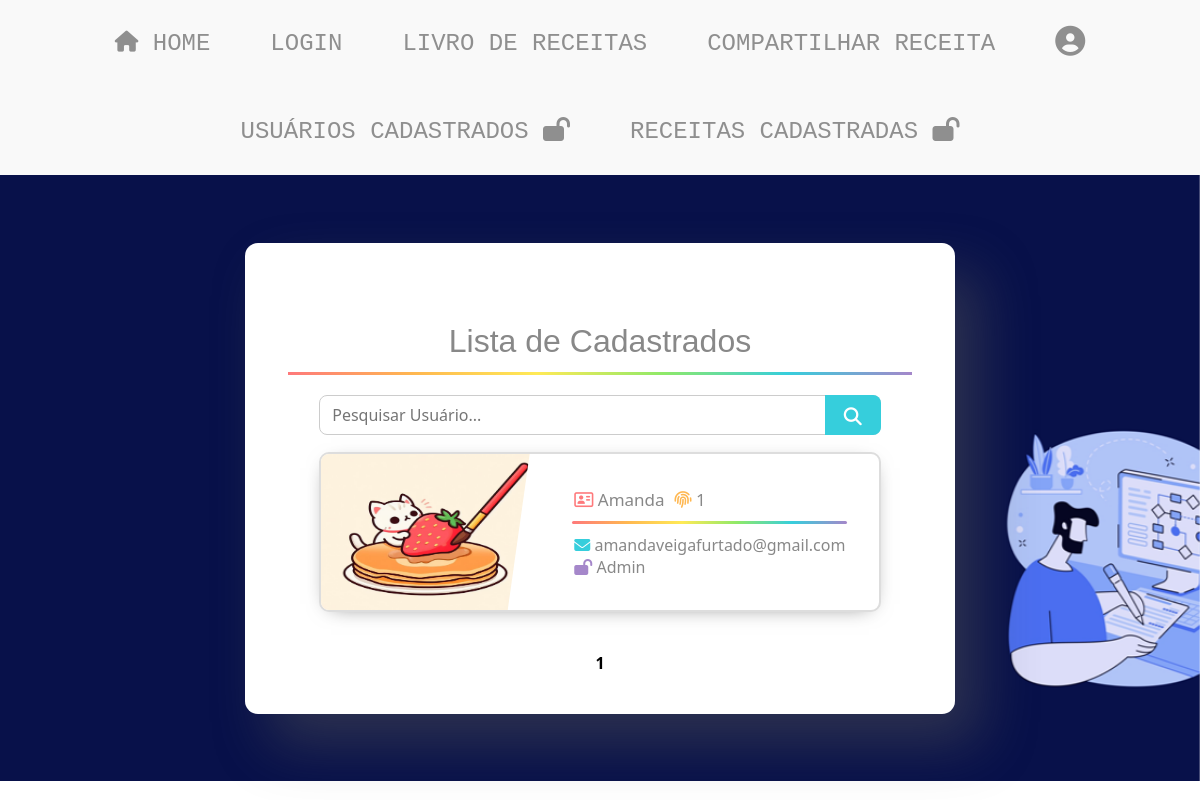
Page /usuario/listagem_cadastros.php on the earlier database version.
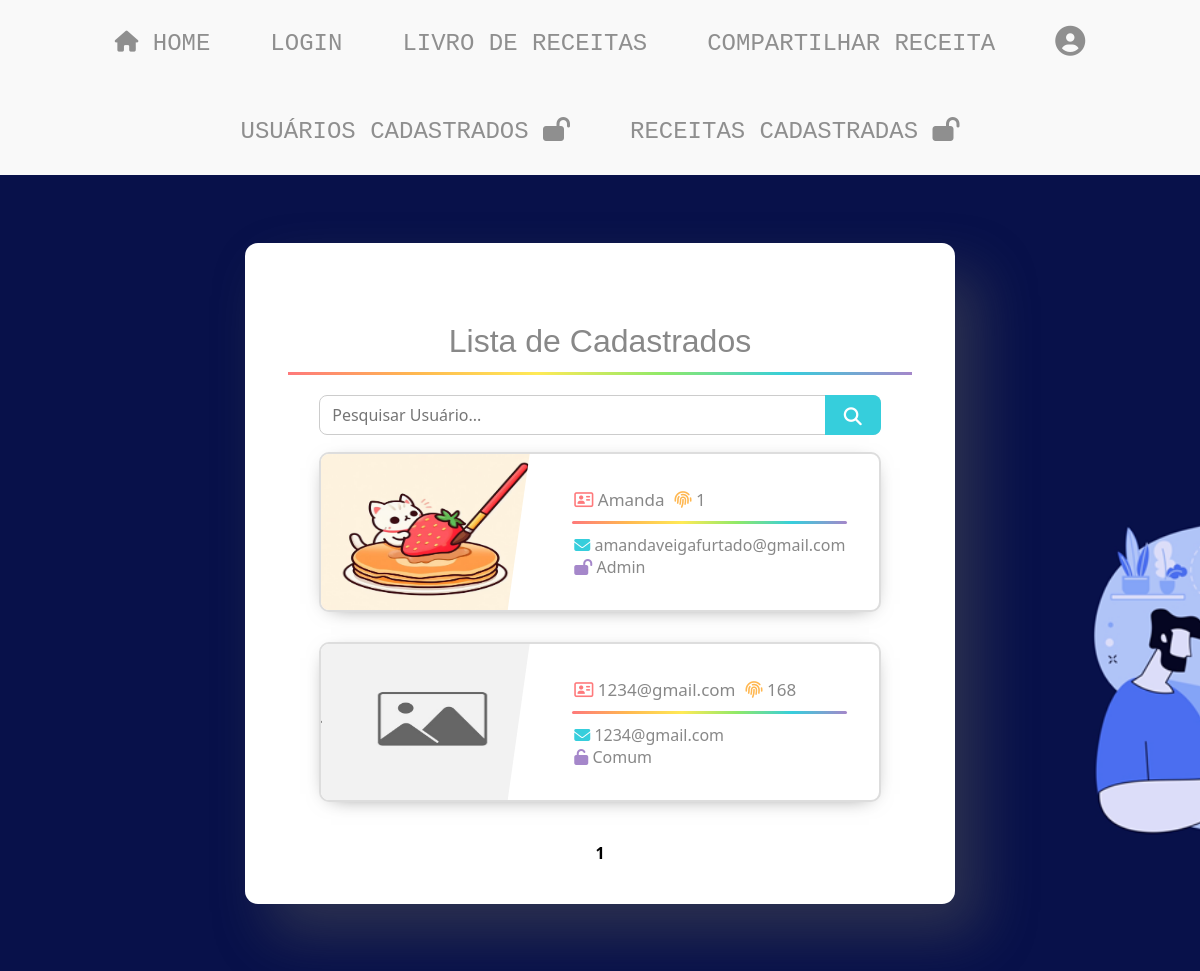
Same page on the later database version.
### tables this page shows
CREATE TABLE IF NOT EXISTS `usuario` (
  `id_usuario` int NOT NULL AUTO_INCREMENT,
  `nome_usuario` varchar(220) NOT NULL,
  `email_usuario` varchar(220) NOT NULL,
  `senha_usuario` varchar(220) NOT NULL,
  `imagem_usuario` varchar(220) NOT NULL DEFAULT '../css/img/usuario/no_image.png',
  `statusAdministrador_usuario` char(1) NOT NULL DEFAULT 'c',
  PRIMARY KEY (`id_usuario`),
  UNIQUE KEY `unique_nome_usuario` (`nome_usuario`),
  UNIQUE KEY `unique_email_usuario` (`email_usuario`)
);

### conexao.php (called while the page is built, shortened)
<?php
    include 'css/css.php';

### usuario/listagem_cadastros.php (the view, shortened to what this page needs)
<?php
    include_once '../conexao.php';
    include '../css/css.php';
    include_once '../menu.php';
    include_once '../menu_admin.php';
?>
<!DOCTYPE html>
<html lang="pt-br">
<head>
</head>
<body>
    <div class="container_background_image_grow">
        <div class="container_whitecard_grow">
            <div class="container_form">
                <div class="form-title-big">
                    <button>Lista de Cadastrados</button>
                    <div class="toggle-line-big"></div>
                </div>
                <div style="position: relative; width: 90%; align-items: center;">
                    <form method="GET" action="">
                        <input type="text" name="search" id="search" placeholder="Pesquisar Usuário..." style="width: 100%; padding-right: 40px; height: 40px; border-radius: 8px; border: 1px solid #ccc; box-sizing: border-box;" value="<?php echo isset($_GET['search']) ? htmlspecialchars($_GET['search']) : ''; ?>">
                        <button type="submit" class="button-search" style="position: absolute; right: 0; top: 0; height: 40px; width: 10%; border-radius: 0 8px 8px 0; border: none;">
                            <i class="fa fa-search"></i>
                        </button>
                    </form>
                </div>
                <?php
                $pagina_atual = filter_input(INPUT_GET, "page", FILTER_SANITIZE_NUMBER_INT);
                $pagina = !empty($pagina_atual) ? $pagina_atual : 1;
                $limite_resultado = 7;
                $inicio = ($limite_resultado * $pagina) - $limite_resultado;
                $search = filter_input(INPUT_GET, 'search', FILTER_SANITIZE_FULL_SPECIAL_CHARS);
                $search_param = '%' . $search . '%';
                try {
                    $query_usuario = "SELECT id_usuario, nome_usuario, email_usuario, imagem_usuario, statusAdministrador_usuario
                                      FROM usuario
                                      WHERE nome_usuario LIKE :search OR email_usuario LIKE :search
                                      LIMIT :inicio, :limite";
                    $result_usuario = $conn->prepare($query_usuario);
                    $result_usuario->bindParam(':search', $search_param, PDO::PARAM_STR);
                    $result_usuario->bindValue(':inicio', (int) $inicio, PDO::PARAM_INT);
                    $result_usuario->bindValue(':limite', (int) $limite_resultado, PDO::PARAM_INT);
                    $result_usuario->execute();
                    $usuarios = $result_usuario->fetchAll(PDO::FETCH_ASSOC);
                    if (!empty($usuarios)) {
                        foreach ($usuarios as $usuario) {
                            $id_usuario = htmlspecialchars($usuario['id_usuario']);
                            $nome_usuario = htmlspecialchars($usuario['nome_usuario']) ?? 'Nome do Usuário Indisponível';
                            $email_usuario = htmlspecialchars($usuario['email_usuario']);
                            $imagem_usuario = htmlspecialchars($usuario['imagem_usuario']) ?? 'caminho/default_image.jpg';
                            $statusAdministrador_usuario = htmlspecialchars($usuario['statusAdministrador_usuario']);
                            ?>
<div class="projcard-small">
    <a href="registro_usuario.php?id_usuario=<?php echo htmlspecialchars($id_usuario); ?>" style="text-decoration: none; display: block;">
        <div class="projcard-innerbox">
            <img class="projcard-img" src="<?php echo htmlspecialchars($imagem_usuario); ?>" alt="Imagem do Usuário">
            <div class="projcard-textbox">
                <div class="projcard-subtitle">
                    <?php echo '<br><i class="fa-regular fa-address-card" style="color: #fe797b;"></i> ' . htmlspecialchars($nome_usuario) . '<span style="margin-left: 10px;"></span><i class="fa-solid fa-fingerprint" style="color: #ffb750;"></i> ' . htmlspecialchars($id_usuario); ?>
                    <div class="projcard-bar"></div>
                </div>
                <div class="projcard-description">
                    <?php
                        echo '<i class="fa-solid fa-envelope" style="color: #36cedc;"></i> ' . htmlspecialchars($email_usuario) . '<br>';
                        if ($statusAdministrador_usuario == 'a') {
                            echo '<i class="fa-solid fa-lock-open" style="color: #a587ca;"></i> Admin';
                        } elseif ($statusAdministrador_usuario == 'b') {
                            echo '<i class="fa-solid fa-lock" style="color:#8f8f8f;"></i> Banido';
                        } elseif ($statusAdministrador_usuario == 'c') {
                            echo '<i class="fa-solid fa-unlock" style="color: #a587ca;"></i> Comum';
                        } else {
                            echo 'Status Desconhecido';
                        }
                    ?>
                </div>
            </div>
        </div>
    </a>
</div>
                            <?php
                        }
                        $query_total = "SELECT COUNT(*) as total FROM usuario WHERE nome_usuario LIKE :search OR email_usuario LIKE :search";
                        $result_total = $conn->prepare($query_total);
                        $result_total->bindParam(':search', $search_param, PDO::PARAM_STR);
                        $result_total->execute();
                        $total_registros = $result_total->fetch(PDO::FETCH_ASSOC)['total'];
                        $total_paginas = ceil($total_registros / $limite_resultado);
                        echo '<div class="pagination">';
                        for ($i = 1; $i <= $total_paginas; $i++) {
                            if ($i == $pagina) {
                                echo '<strong>' . $i . '</strong>';
                            } else {
                                echo '<a href="?page=' . $i . '&search=' . urlencode($search) . '">' . $i . '</a>';
                            }
                        }
                        echo '</div>';
                    } else {
                        $_SESSION['mensagem'] = "Nenhum usuário encontrado";
                    }
                } catch (PDOException $e) {
                    error_log($e->getMessage());
                    echo '<p>Ocorreu um erro ao buscar os usuários. Por favor, tente novamente mais tarde.</p>';
                } catch (Exception $e) {
                    error_log($e->getMessage());
                    echo '<p>Ocorreu um erro inesperado. Por favor, tente novamente mais tarde.</p>';
                }
                ?>
            </div>
        </div>
    </div>
</body>
</html>

### css/css.php (shortened to what this page needs)
<!DOCTYPE html>
<html lang="pt-br">
    <head>
            <link href="https://cdn.jsdelivr.net/npm/select2@4.1.0-rc.0/dist/css/select2.min.css" rel="stylesheet" />
    </head>
    <body>
    </body>
</html>

### menu.php (shortened to what this page needs)
<!DOCTYPE html>
<html lang="pt-br">
<head>
</head>
<body>
    <nav>
        <ul class="menuItems">
            <li><a href='home.php' data-item='Home'><i class="fa-solid fa-house fa-sm"></i> Home</a></li>
            <li><a href='../usuario/login.php' data-item='Login | Cadastro'>Login</a></li>
            <li><a href='../receita/listagem_receitas.php' data-item='Livro de Receitas'>Livro de Receitas</a></li>
            <li><a href='../receita/cadastrar_receita.php' data-item='Compartilhar Receita'>Compartilhar Receita</a></li>
            <li><a href='../usuario/dashboard.php' data-item='Meu Perfil'><i class="fa-solid fa-circle-user fa-lg"></i></a></li>
        </ul>
    </nav>
</body>
</html>

### menu_admin.php (shortened to what this page needs)
<!DOCTYPE html>
<html lang="pt-br">
<head>
</head>
<body>
    <nav>
        <ul class="menuItems">
            <li><a href='../usuario/listagem_cadastros.php' data-item='Usuários Cadastrados'>Usuários Cadastrados <i class="fa-solid fa-lock-open"></i></a></li>
            <li><a href='../receita/listagem_receitas_admin.php' data-item='Receitas Cadastradas'>Receitas Cadastradas <i class="fa-solid fa-lock-open"></i></a></li>
        </ul>
    </nav>
</body>
</html>

Differences in the rows shown:
added usuario: imagem_usuario (placeholder picture), nome_usuario "1234@gmail.com", id_usuario "168", email_usuario "1234@gmail.com", statusAdministrador_usuario "c" (drawn)
